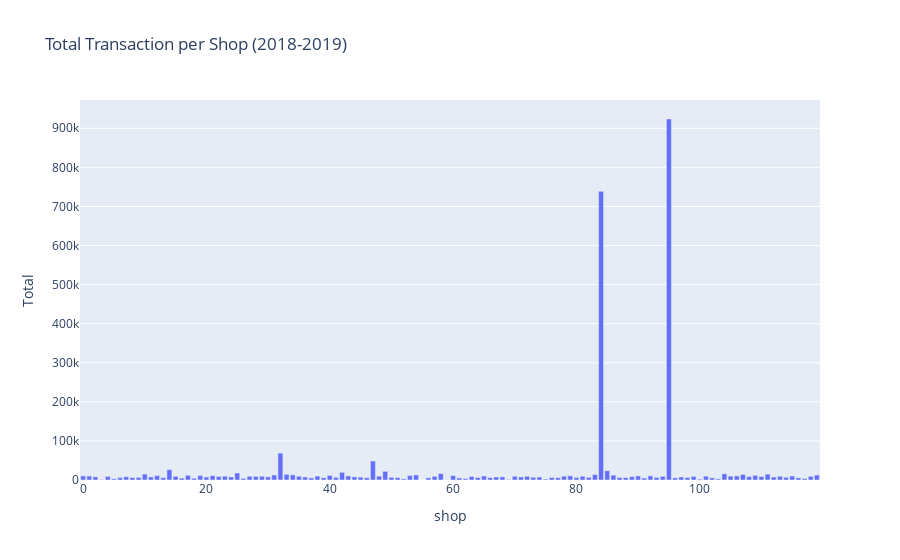

The code cell stored with this chart in its notebook:
### Code cell
px.bar(tot_trans_per_shop,x="shop", y="Total",title="Total Transaction per Shop (2018-2019)")

### Figure 1 — Plotly figure (JSON) as saved in the notebook; plotly's stock layout.template omitted (floating-point values rounded to 4 significant figures)
{"data": [{"alignmentgroup": "True", "hovertemplate": "shop=%{x}<br>Total=%{y}<extra></extra>", "legendgroup": "", "marker": {"color": "#636efa", "pattern": {"shape": ""}}, "name": "", "offsetgroup": "", "orientation": "v", "showlegend": false, "textposition": "auto", "type": "bar", "x": [0, 1, 2, 3, 4, 5, 6, 7, 8, 9, 10, 11, 12, 13, 14, 15, 16, 17, 18, 19, 20, 21, 22, 23, 24, 25, 26, 27, 28, 29, 30, 31, 32, 33, 34, 35, 36, 37, 38, 39, 40, 41, 42, 43, 44, 45, 46, 47, 48, 49, 50, 51, 52, 53, 54, 55, 56, 57, 58, 59, 60, 61, 62, 63, 64, 65, 66, 67, 68, 69, 70, 71, 72, 73, 74, 75, 76, 77, 78, 79, 80, 81, 82, 83, 84, 85, 86, 87, 88, 89, 90, 91, 92, 93, 94, 95, 96, 97, 98, 99, 100, 101, 102, 103, 104, 105, 106, 107, 108, 109, 110, 111, 112, 113, 114, 115, 116, 117, 118, 119], "xaxis": "x", "y": [10503, 10044, 7925, 1080, 9151, 3202, 6149, 8382, 6247, 6735, 15117, 7911, 11259, 5910, 26512, 9472, 4837, 11838, 4521, 11621, 7479, 11215, 8920, 9720, 7832, 18064, 4188, 9574, 9157, 9629, 8121, 12715, 68804, 14606, 13126, 9488, 7588, 5411, 9994, 5721, 11595, 6710, 19628, 10265, 8035, 7372, 5682, 48540, 9942, 22214, 6817, 6041, 3050, 11198, 12971, 203, 5527, 9439, 16577, 521, 11369, 5300, 3499, 8854, 6371, 10289, 5972, 7741, 7995, 1468, 9537, 7889, 9518, 7051, 7524, 2521, 6417, 5958, 9765, 10694, 6221, 9548, 6853, 13850, 738841, 23735, 12323, 6298, 5938, 8510, 10349, 5012, 10581, 6531, 9364, 923778, 5426, 7720, 6325, 9113, 2209, 9762, 5546, 2858, 15882, 9823, 10418, 14302, 8724, 11791, 8819, 15073, 7667, 9628, 6745, 10197, 5450, 3736, 9265, 12707], "yaxis": "y"}], "layout": {"barmode": "relative", "legend": {"tracegroupgap": 0}, "title": {"text": "Total Transaction per Shop (2018-2019)"}, "xaxis": {"anchor": "y", "domain": [0, 1], "title": {"text": "shop"}}, "yaxis": {"anchor": "x", "domain": [0, 1], "title": {"text": "Total"}}}}
